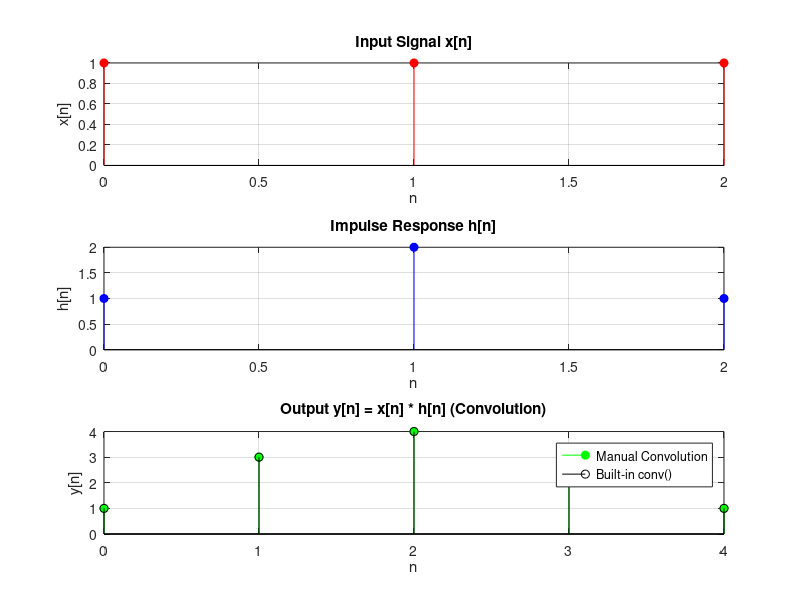

Here is the MATLAB script that generated this plot:
clc; clear; close all;

%% --- Step 1: Define two simple signals ---
% Signal x[n] – rectangular pulse
x = [1 1 1];      
n1 = 0:length(x)-1;

% Signal h[n] – another rectangular pulse
h = [1 2 1];      
n2 = 0:length(h)-1;

%% --- Step 2: Manual convolution (for learning) ---
% Length of the convolution result
N = length(x) + length(h) - 1;

% Initialize output
y_manual = zeros(1, N);

% Manual convolution (using definition)
for n = 1:N
    for k = 1:length(x)
        if (n-k+1 > 0 && n-k+1 <= length(h))
            y_manual(n) = y_manual(n) + x(k) * h(n-k+1);
        end
    end
end

%% --- Step 3: Built-in convolution for comparison ---
y_builtin = conv(x, h);  % MATLAB's built-in convolution

%% --- Step 4: Plot all signals for understanding ---
figure;

subplot(3,1,1);
stem(n1, x, 'filled', 'r'); title('Input Signal x[n]'); xlabel('n'); ylabel('x[n]');
grid on;

subplot(3,1,2);
stem(n2, h, 'filled', 'b'); title('Impulse Response h[n]'); xlabel('n'); ylabel('h[n]');
grid on;

subplot(3,1,3);
n_out = 0:length(y_manual)-1;
stem(n_out, y_manual, 'filled', 'g'); hold on;
stem(n_out, y_builtin, 'ko');  % Compare manual vs built-in
title('Output y[n] = x[n] * h[n] (Convolution)');
xlabel('n'); ylabel('y[n]');
legend('Manual Convolution', 'Built-in conv()');
grid on;

%% --- Step 5: Theory Summary (Display in Command Window) ---
fprintf('\n--- Convolution Theory Summary ---\n');
fprintf('Convolution means combining two signals to get resultant signal, \ne.g how one signal x[n] is affected by h[n] to result to y[n]\n');
fprintf('1. Convolution is the process of flipping h[n], shifting it, multiplying, and summing.\n');
fprintf('2. y[n] = sum_{k=-inf}^{inf} x[k] * h[n-k]\n');
fprintf('3. Used to compute the output of LTI systems.\n');
fprintf('4. Length of output = length(x) + length(h) - 1\n');
fprintf('5. Manual convolution follows the definition, while conv() is built-in and efficient.\n');

